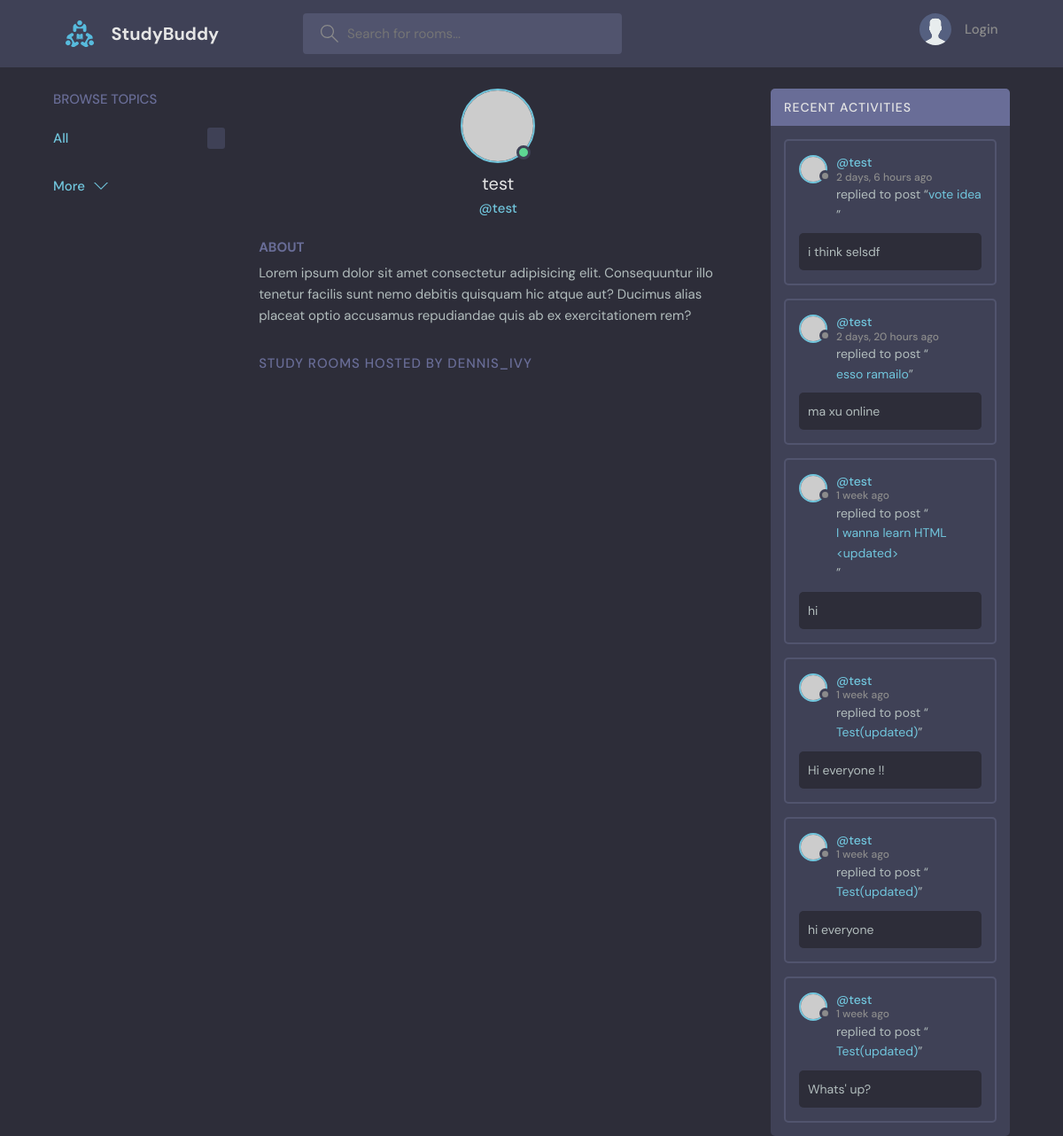
Screenshot of /profile/4 with the database file from the repository.
### base/models.py (models this page shows, shortened)
class Message(models.Model):
    user = models.ForeignKey(User, on_delete=models.CASCADE)
    room = models.ForeignKey(Room, on_delete=models.CASCADE)
    body = models.TextField()
    updated = models.DateTimeField(auto_now=True)
    created = models.DateTimeField(auto_now_add=True)
    class Meta:
        ordering = ['-created']

class Room(models.Model):
    host = models.ForeignKey(User, on_delete=models.SET_NULL, null=True)
    topic = models.ForeignKey(Topic, on_delete=models.SET_NULL, null=True)
    name = models.CharField(max_length=200)
    description = models.TextField(null=True, blank=True)
    participants = models.ManyToManyField(User, related_name='participants', blank=True)
    updated = models.DateTimeField(auto_now=True)
    created = models.DateField(auto_now_add=True)
    class Meta:
        ordering = ['-created', '-updated']
    def __str__(self):
        return self.name

### base/views.py (the view)
# urls.py: path('profile/<str:pk>', views.userProfile, name='user-profile'),
def userProfile(request, pk):
    user = User.objects.get(id=pk)
    rooms = user.room_set.all()
    room_messages = user.message_set.all()
    topics = Topic.objects.all()
    context = {'user': user, 'rooms':rooms, 'room_messages': room_messages, topics: topics}
    return render(request, 'base/profile.html', context)

### base/templates/base/profile.html (shortened to what this page needs)
{% extends 'main.html' %}
{% block content %}
  <main class="profile-page layout layout--3">
    <div class="container">
        {% include 'base/topics_component.html'%}
      <div class="roomList">
        <div class="profile">
          <div class="profile__avatar">
            <div class="avatar avatar--large active">
              <img src="https://randomuser.me/api/portraits/men/11.jpg" />
            </div>
          </div>
          <div class="profile__info">
            <h3>{{user.username}}</h3>
            <p>@{{user.username}}</p>
          </div>
          <div class="profile__about">
            <h3>About</h3>
            <p>
              Lorem ipsum dolor sit amet consectetur adipisicing elit. Consequuntur illo tenetur
              facilis sunt nemo debitis quisquam hic atque aut? Ducimus alias placeat optio
              accusamus repudiandae quis ab ex exercitationem rem?
            </p>
          </div>
        </div>
        <div class="roomList__header">
          <div>
            <h2>Study Rooms Hosted by dennis_ivy</a>
            </h2>
          </div>
        </div>
      </div>
      {% include 'base/activity_component.html' %}
    </div>
  </main>
{% endblock content %}

### base/templates/base/activity_component.html (shortened to what this page needs)
 <div class="activities">
          <div class="activities__header">
            <h2>Recent Activities</h2>
          </div>
          {% for message in room_messages %}
          <div class="activities__box">
            <div class="activities__boxHeader roomListRoom__header">
              <a href="{% url 'user-profile' message.user.id %}" class="roomListRoom__author">
                <div class="avatar avatar--small">
                  <img src="https://randomuser.me/api/portraits/women/11.jpg" />
                </div>
                <p>
                  @{{ message.user }}
                  <span>{{ message.created|timesince }} ago</span>
                </p>
              </a>
            </div>
            <div class="activities__boxContent">
              <p>replied to post “<a href="{% url 'room' message.room.id %}">{{message.room}}</a>”</p>
              <div class="activities__boxRoomContent">
                {{message.body}}
              </div>
            </div>
          </div>
          {% endfor %}
        </div>

### static/styles/style.css (style rules this page uses)
:root { --color-main: #71c6dd; --color-main-light: #e1f6fb; --color-dark: #3f4156; --color-dark-medium: #51546e; --color-dark-light: #696d97; --color-light: #e5e5e5; --color-gray: #8b8b8b; --color-light-gray: #b2bdbd; --color-bg: #2d2d39; --color-success: #5dd693; --color-error: #fc4b0b; }
* { font-family: "DM Sans", -apple-system, BlinkMacSystemFont, "Segoe UI", Roboto, Oxygen, Ubuntu, Cantarell, "Open Sans", "Helvetica Neue", sans-serif; margin: 0; padding: 0; box-sizing: border-box; text-rendering: optimizeLegibility; font-size: inherit; }
html { font-size: 56.25%; }
@media only screen and (min-width: 1200px) { html { font-size: 62.5%; } }
body { line-height: 1.6; font-weight: 400; font-size: 1.5rem; color: var(--color-light-gray); background-color: var(--color-bg); min-height: 100vh; }
img { width: 100%; }
a { display: inline-block; color: var(--color-main); text-decoration: none; }
.container { max-width: 120rem; width: 90%; margin: auto; }
.avatar { position: relative; display: inline-block; border-radius: 50%; border: 2px solid var(--color-main); }
.avatar img { display: block; border-radius: 50%; object-fit: cover; object-position: center; }
.avatar::after { content: ""; display: block; position: absolute; background-color: var(--color-gray); z-index: 111; border-radius: 50%; border: 0.3rem solid var(--color-dark); }
.avatar.active::after { background-color: var(--color-success); }
.avatar.avatar--small img { width: 2.8rem; height: 2.8rem; }
.avatar.avatar--small:after { width: 0.7rem; height: 0.7rem; bottom: 0px; right: -6px; }
.avatar.avatar--large img { display: block; width: 8rem; height: 8rem; border-radius: 50%; }
.avatar.avatar--large:after { width: 1rem; height: 1rem; bottom: 2px; right: 3.5px; }
.layout { margin-top: 2.4rem; }
.layout > .container { display: flex; justify-content: space-between; align-items: flex-start; }
.layout--3 > .container > div:nth-child(2) { flex-basis: 50%; }
.layout--3 > .container > div:last-child { flex-basis: 25%; }
.roomList__header { display: flex; justify-content: space-between; align-items: center; margin-bottom: 2.4rem; }
.roomList__header h2 { text-transform: uppercase; font-weight: 500; color: var(--color-light); letter-spacing: 1px; }
.roomListRoom__header { display: flex; justify-content: space-between; align-items: center; }
.roomListRoom__author { font-weight: 500; display: flex; align-items: center; gap: 1rem; }
.activities { background: var(--color-dark); border-radius: 5px; overflow: hidden; }
.activities__header h2 { background-color: var(--color-dark-light); text-transform: uppercase; font-weight: 500; padding: 1rem 1.5rem; color: var(--color-light); letter-spacing: 1px; font-size: 1.4rem; }
.activities__box { margin: 1.5rem; padding: 1.5rem; border: 2px solid var(--color-dark-medium); border-radius: 5px; }
.activities__boxHeader p { font-size: 1.4rem; line-height: 1.3; }
.activities__boxHeader p span { color: var(--color-gray); font-size: 1.2rem; display: block; }
.activities__boxContent { margin-left: 4.2rem; }
.activities__boxContent { font-size: 1.4rem; }
.activities__boxRoomContent { background: var(--color-bg); padding: 1rem; border-radius: 5px; margin-top: 1rem; margin-left: -4.2rem; }
.profile { margin-bottom: 3rem; }
.profile__avatar { text-align: center; }
.profile__info { text-align: center; }
.profile__info h3 { font-size: 2rem; color: var(--color-light); font-weight: 400; }
.profile__info p { color: var(--color-main); font-weight: 500; margin-bottom: 1rem; }
.profile__about { margin-top: 2rem; }
.profile__about h3 { text-transform: uppercase; color: var(--color-dark-light); margin-bottom: 0.5rem; }
.profile-page .roomList__header { margin-bottom: 1.5rem; }
.profile-page .roomList__header h2 { color: var(--color-dark-light); }

### rows the page displays
Message: user "test", created "2 days, 6 hours", room "vote idea", body "i think selsdf"
Message: user "test", created "2 days, 20 hours", room "esso ramailo", body "ma xu online"
Message: user "test", created "1 week", room "I wanna learn HTML <updated>", body "hi"
Message: user "test", created "1 week", room "Test(updated)", body "Hi everyone !!"
Message: user "test", created "1 week", room "Test(updated)", body "hi everyone"
Message: user "test", created "1 week", room "Test(updated)", body "Whats' up?"

### other values shown
{{ user.username }} "test"
